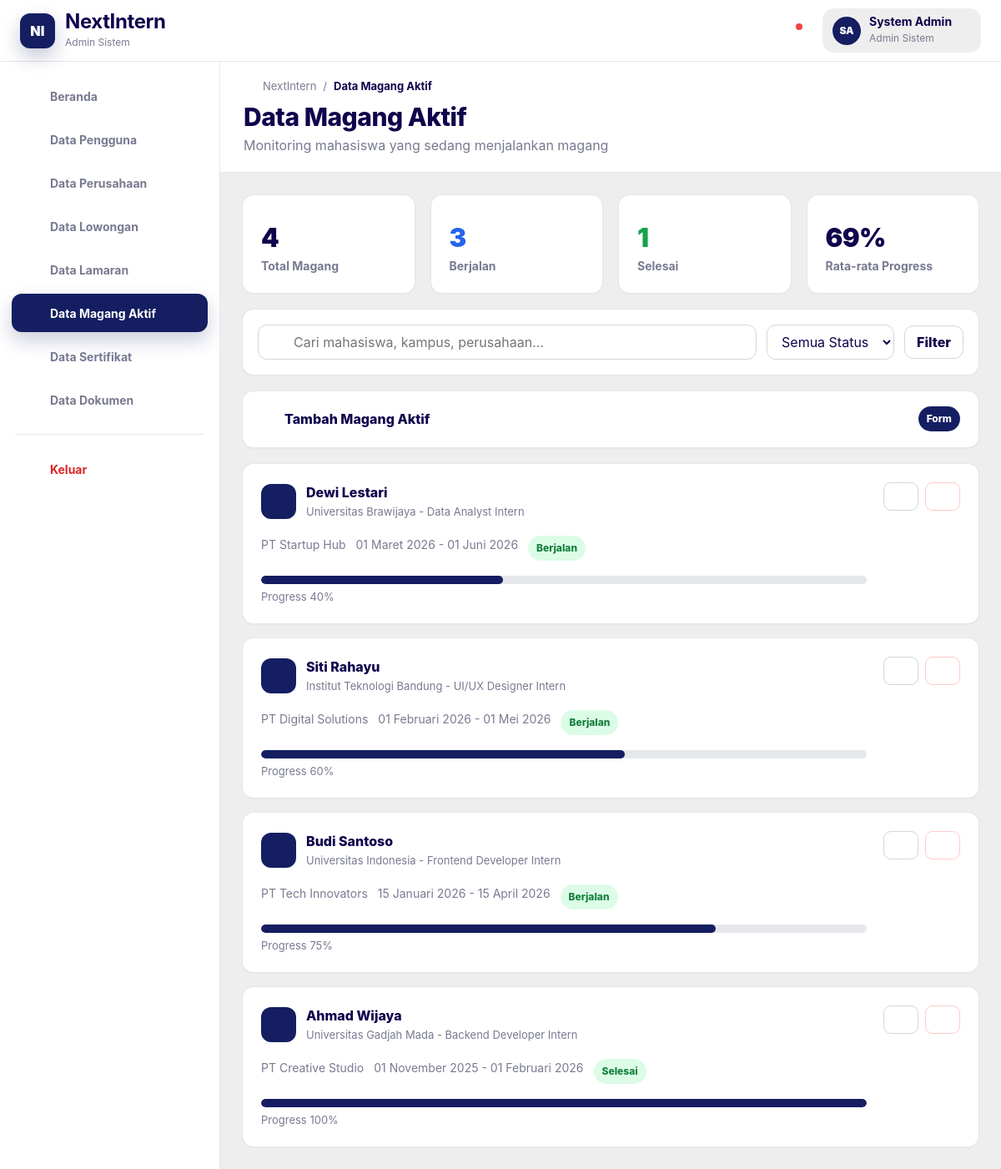
The app's page /sysadmin/active-interns.php (signed in) with its own data.
### tables this page shows
CREATE TABLE active_interns (
  id INT AUTO_INCREMENT PRIMARY KEY,
  student_id INT NULL,
  student_name VARCHAR(150) NOT NULL,
  university VARCHAR(150) NOT NULL,
  company_id INT NULL,
  company_name VARCHAR(180) NOT NULL,
  internship_id INT NULL,
  position VARCHAR(180) NOT NULL,
  start_date DATE NOT NULL,
  end_date DATE NOT NULL,
  status ENUM('ongoing','completed','terminated') NOT NULL DEFAULT 'ongoing',
  progress INT NOT NULL DEFAULT 0,
  created_at DATETIME NOT NULL DEFAULT CURRENT_TIMESTAMP,
  updated_at DATETIME NULL DEFAULT NULL ON UPDATE CURRENT_TIMESTAMP,
  CONSTRAINT fk_active_interns_student
    FOREIGN KEY (student_id) REFERENCES students(id)
    ON UPDATE CASCADE
    ON DELETE SET NULL,
  CONSTRAINT fk_active_interns_company
    FOREIGN KEY (company_id) REFERENCES companies(id)
    ON UPDATE CASCADE
    ON DELETE SET NULL,
  CONSTRAINT fk_active_interns_internship
    FOREIGN KEY (internship_id) REFERENCES internships(id)
    ON UPDATE CASCADE
    ON DELETE SET NULL,
  CONSTRAINT chk_active_progress CHECK (progress BETWEEN 0 AND 100)
);

### app/functions.php (called while the page is built, shortened)
<?php
function e($value): string
{
    return htmlspecialchars((string) $value, ENT_QUOTES, 'UTF-8');
}
function app_base_url(): string
{
    $script = str_replace('\\', '/', $_SERVER['SCRIPT_NAME'] ?? '');
    $pos = strpos($script, '/sysadmin/');
    if ($pos !== false) {
        $base = substr($script, 0, $pos);
    } else {
        $base = rtrim(str_replace('\\', '/', dirname($script)), '/');
    }
    return $base;
}
function url(string $path = ''): string
{
    return app_base_url() . '/' . ltrim($path, '/');
}
function current_user(): array
{
    return $_SESSION['user'] ?? [];
}
function status_badge_class(string $status): string
{
    $green = ['active', 'verified', 'accepted', 'issued', 'ongoing', 'completed', 'admin_approved', 'university_approved'];
    if (in_array($status, $green, true)) {
        return 'badge-green';
    }
    return 'badge-blue';
}
function status_label(string $status): string
{
    return [
        'active' => 'Aktif',
        'inactive' => 'Nonaktif',
        'verified' => 'Terverifikasi',
        'pending' => 'Menunggu',
        'rejected' => 'Ditolak',
        'accepted' => 'Diterima',
        'issued' => 'Diterbitkan',
        'revoked' => 'Dicabut',
        'ongoing' => 'Berjalan',
        'completed' => 'Selesai',
        'terminated' => 'Dihentikan',
        'university_review' => 'Review Universitas',
        'university_approved' => 'Disetujui Universitas',
        'admin_approved' => 'Disetujui Admin',
        'company_review' => 'Review Perusahaan',
        'draft' => 'Draft',
        'closed' => 'Ditutup',
    ][$status] ?? ucfirst(str_replace('_', ' ', $status));
}
function format_date_id(?string $date): string
{
    $months = [1 => 'Januari', 'Februari', 'Maret', 'April', 'Mei', 'Juni', 'Juli', 'Agustus', 'September', 'Oktober', 'November', 'Desember'];
    $time = strtotime($date);
    return date('d', $time) . ' ' . $months[(int) date('n', $time)] . ' ' . date('Y', $time);
}
function initials(string $name): string
{
    $parts = preg_split('/\s+/', trim($name));
    $letters = '';
    foreach ($parts as $p) {
        if ($p !== '') {
            $letters .= function_exists('mb_substr') ? mb_substr($p, 0, 1) : substr($p, 0, 1);
        }
        $len = function_exists('mb_strlen') ? mb_strlen($letters) : strlen($letters);
        if ($len >= 2)
            break;
    }
    return function_exists('mb_strtoupper') ? mb_strtoupper($letters ?: 'NI') : strtoupper($letters ?: 'NI');
}

### sysadmin/active-interns.php (the view, shortened to what this page needs)
<?php
require_once __DIR__ . '/../config/database.php';
require_once __DIR__ . '/../app/functions.php';
$pageTitle = 'Data Magang Aktif';
$pageSubtitle = 'Monitoring mahasiswa yang sedang menjalankan magang';
$activeMenu = 'active-interns';
$statuses = ['ongoing', 'completed', 'terminated'];
require_once __DIR__ . '/../includes/layout_start.php';
$q = trim($_GET['q'] ?? '');
$status = $_GET['status'] ?? 'all';
$where = [];
$params = [];
$stmt = $pdo->prepare("SELECT * FROM active_interns" . ($where ? ' WHERE ' . implode(' AND ', $where) : '') . " ORDER BY start_date DESC,id DESC");
$stmt->execute($params);
$rows = $stmt->fetchAll();
$stat = $pdo->query("SELECT COUNT(*) total, SUM(status='ongoing') ongoing, SUM(status='completed') completed, ROUND(AVG(progress),0) avg_progress FROM active_interns")->fetch();
?>
<div class="grid grid-4">
  <div class="card stat">
    <div class="stat-number"><?= e($stat['total'] ?? 0) ?></div>
    <div class="stat-title">Total Magang</div>
  </div>
  <div class="card stat">
    <div class="stat-number text-blue"><?= e($stat['ongoing'] ?? 0) ?></div>
    <div class="stat-title">Berjalan</div>
  </div>
  <div class="card stat">
    <div class="stat-number text-green"><?= e($stat['completed'] ?? 0) ?></div>
    <div class="stat-title">Selesai</div>
  </div>
  <div class="card stat">
    <div class="stat-number"><?= e($stat['avg_progress'] ?: 0) ?>%</div>
    <div class="stat-title">Rata-rata Progress</div>
  </div>
</div>
<div class="card mt-18">
  <form class="toolbar" method="get">
    <div class="searchbox"><?= icon_svg('search') ?><input class="input" name="q" value="<?= e($q) ?>"
        placeholder="Cari mahasiswa, kampus, perusahaan..."></div><select class="select" name="status">
      <option value="all">Semua Status</option><?php foreach ($statuses as $s): ?>
        <option value="<?= e($s) ?>" <?= $status === $s ? 'selected' : '' ?>><?= e(status_label($s)) ?></option>
      <?php endforeach; ?>
    </select><button class="btn outline">Filter</button>
  </form>
</div>
<details class="card form-panel">
  <summary><span><?= icon_svg('plus') ?> Tambah Magang Aktif</span><span class="badge badge-dark">Form</span></summary>
</details>
<div class="cards-list mt-18"><?php foreach ($rows as $r): ?>
    <div class="card record-card">
      <div style="flex:1">
        <div class="entity">
          <div class="entity-icon"><?= icon_svg('activity') ?></div>
          <div>
            <div class="entity-title"><?= e($r['student_name']) ?></div>
            <div class="entity-sub"><?= e($r['university']) ?> - <?= e($r['position']) ?></div>
          </div>
        </div>
        <div class="record-meta mt-18">
          <span><?= e($r['company_name']) ?></span><span><?= e(format_date_id($r['start_date'])) ?> -
            <?= e(format_date_id($r['end_date'])) ?></span><span
            class="badge <?= status_badge_class($r['status']) ?>"><?= e(status_label($r['status'])) ?></span></div>
        <div class="progress mt-18"><span style="width:<?= e($r['progress']) ?>%"></span></div>
        <div class="entity-sub" style="margin-top:6px">Progress <?= e($r['progress']) ?>%</div>
      </div>
      <div class="actions"><a class="btn outline sm"
          href="<?= e(url('sysadmin/active-interns.php?edit=' . $r['id'])) ?>"><?= icon_svg('edit') ?></a>
        <form method="post"><input type="hidden" name="action" value="delete"><input type="hidden" name="id"
            value="<?= e($r['id']) ?>"><button class="btn danger sm" type="submit"><?= icon_svg('trash') ?></button>
        </form>
      </div>
    </div><?php endforeach; ?>
</div>
<?php require_once __DIR__ . '/../includes/layout_end.php'; ?>

### includes/layout_start.php (shortened to what this page needs)
<?php
require_once __DIR__ . '/../app/functions.php';
require_once __DIR__ . '/../app/icons.php';
$user = current_user();
$activeMenu = $activeMenu ?? 'dashboard';
$pageTitle = $pageTitle ?? 'Dashboard Admin Sistem';
$pageSubtitle = $pageSubtitle ?? 'Kelola sistem NextIntern';
$menuItems = [
  ['key' => 'dashboard', 'label' => 'Beranda', 'path' => 'sysadmin/dashboard.php', 'icon' => 'home'],
  ['key' => 'users', 'label' => 'Data Pengguna', 'path' => 'sysadmin/users.php', 'icon' => 'users'],
  ['key' => 'companies', 'label' => 'Data Perusahaan', 'path' => 'sysadmin/companies.php', 'icon' => 'building'],
  ['key' => 'internships', 'label' => 'Data Lowongan', 'path' => 'sysadmin/internships.php', 'icon' => 'briefcase'],
  ['key' => 'applications', 'label' => 'Data Lamaran', 'path' => 'sysadmin/applications.php', 'icon' => 'file'],
  ['key' => 'active-interns', 'label' => 'Data Magang Aktif', 'path' => 'sysadmin/active-interns.php', 'icon' => 'activity'],
  ['key' => 'certificates', 'label' => 'Data Sertifikat', 'path' => 'sysadmin/certificates.php', 'icon' => 'award'],
  ['key' => 'documents', 'label' => 'Data Dokumen', 'path' => 'sysadmin/documents.php', 'icon' => 'file'],
];
?>
<!doctype html>
<html lang="id">
<head>
  <link rel="stylesheet" href="<?= e(url('assets/css/style.css')) ?>">
</head>
<body>
  <div class="admin-app">
    <header class="topbar">
      <a href="<?= e(url('sysadmin/dashboard.php')) ?>" class="brand" aria-label="NextIntern Admin Sistem">
        <span class="brand-mark">NI</span>
        <span class="brand-text">
          <strong>NextIntern</strong>
          <small>Admin Sistem</small>
        </span>
      </a>
      <div class="topbar-right">
        <span class="notification-dot" title="Notifikasi"><?= icon_svg('bell') ?></span>
        <div class="profile-chip">
          <span class="avatar"><?= e(initials($user['name'] ?? 'Admin')) ?></span>
          <span>
            <b><?= e($user['name'] ?? 'System Admin') ?></b>
            <small><?= e($user['role_name'] ?? 'Admin Sistem') ?></small>
          </span>
        </div>
      </div>
    </header>
    <aside class="sidebar">
      <nav class="side-nav" aria-label="Menu Admin Sistem">
        <?php foreach ($menuItems as $item): ?>
          <a class="side-link <?= $activeMenu === $item['key'] ? 'active' : '' ?>" href="<?= e(url($item['path'])) ?>">
            <?= icon_svg($item['icon']) ?>
            <span><?= e($item['label']) ?></span>
          </a>
        <?php endforeach; ?>
        <div class="side-divider"></div>
        <a class="side-link danger" href="<?= e(url('logout.php')) ?>">
          <?= icon_svg('logout') ?>
          <span>Keluar</span>
        </a>
      </nav>
    </aside>
    <main class="main">
      <section class="page-head">
        <div class="breadcrumbs">
          <?= icon_svg('home', 'icon tiny') ?>
          <span>NextIntern</span>
          <span>/</span>
          <strong><?= e($pageTitle) ?></strong>
        </div>
        <h1><?= e($pageTitle) ?></h1>
        <p><?= e($pageSubtitle) ?></p>
      </section>
      <section class="content">

### app/icons.php
<?php
function icon_svg(string $name, string $class = 'icon'): string
{
    $paths = [
        'home' => '<path d="M3 10.5 12 3l9 7.5"/><path d="M5 10v10h5v-6h4v6h5V10"/>',
        'users' => '<path d="M16 21v-2a4 4 0 0 0-4-4H6a4 4 0 0 0-4 4v2"/><circle cx="9" cy="7" r="4"/><path d="M22 21v-2a4 4 0 0 0-3-3.87"/><path d="M16 3.13a4 4 0 0 1 0 7.75"/>',
        'database' => '<ellipse cx="12" cy="5" rx="9" ry="3"/><path d="M3 5v14c0 1.66 4.03 3 9 3s9-1.34 9-3V5"/><path d="M3 12c0 1.66 4.03 3 9 3s9-1.34 9-3"/>',
        'briefcase' => '<rect x="2" y="7" width="20" height="14" rx="2"/><path d="M16 7V5a2 2 0 0 0-2-2h-4a2 2 0 0 0-2 2v2"/><path d="M2 13h20"/>',
        'file' => '<path d="M14 2H6a2 2 0 0 0-2 2v16a2 2 0 0 0 2 2h12a2 2 0 0 0 2-2V8z"/><path d="M14 2v6h6"/><path d="M8 13h8"/><path d="M8 17h8"/>',
        'activity' => '<path d="M22 12h-4l-3 8L9 4l-3 8H2"/>',
        'award' => '<circle cx="12" cy="8" r="6"/><path d="M15.5 13.2 17 22l-5-3-5 3 1.5-8.8"/>',
        'bell' => '<path d="M18 8A6 6 0 0 0 6 8c0 7-3 7-3 9h18c0-2-3-2-3-9"/><path d="M13.73 21a2 2 0 0 1-3.46 0"/>',
        'user' => '<circle cx="12" cy="8" r="4"/><path d="M4 22a8 8 0 0 1 16 0"/>',
        'logout' => '<path d="M9 21H5a2 2 0 0 1-2-2V5a2 2 0 0 1 2-2h4"/><path d="M16 17l5-5-5-5"/><path d="M21 12H9"/>',
        'search' => '<circle cx="11" cy="11" r="8"/><path d="m21 21-4.3-4.3"/>',
        'plus' => '<path d="M12 5v14"/><path d="M5 12h14"/>',
        'edit' => '<path d="M12 20h9"/><path d="M16.5 3.5a2.1 2.1 0 0 1 3 3L7 19l-4 1 1-4Z"/>',
        'trash' => '<path d="M3 6h18"/><path d="M8 6V4h8v2"/><path d="M19 6l-1 14H6L5 6"/>',
        'eye' => '<path d="M2 12s4-7 10-7 10 7 10 7-4 7-10 7S2 12 2 12Z"/><circle cx="12" cy="12" r="3"/>',
        'download' => '<path d="M12 3v12"/><path d="m7 10 5 5 5-5"/><path d="M5 21h14"/>',
        'building' => '<path d="M3 21h18"/><path d="M5 21V3h14v18"/><path d="M9 7h1"/><path d="M14 7h1"/><path d="M9 11h1"/><path d="M14 11h1"/><path d="M9 15h1"/><path d="M14 15h1"/>',
        'calendar' => '<rect x="3" y="4" width="18" height="18" rx="2"/><path d="M16 2v4"/><path d="M8 2v4"/><path d="M3 10h18"/>',
        'check' => '<path d="M20 6 9 17l-5-5"/>',
        'x' => '<path d="M18 6 6 18"/><path d="m6 6 12 12"/>',
        'shield' => '<path d="M12 22s8-4 8-10V5l-8-3-8 3v7c0 6 8 10 8 10Z"/>',
        'menu' => '<path d="M4 6h16"/><path d="M4 12h16"/><path d="M4 18h16"/>',
    ];
    $body = $paths[$name] ?? $paths['file'];
    return '<svg class="' . e($class) . '" viewBox="0 0 24 24" fill="none" stroke="currentColor" stroke-width="2" stroke-linecap="round" stroke-linejoin="round" aria-hidden="true">' . $body . '</svg>';
}

### includes/layout_end.php
</section>
</main>
</div>
</body>
</html>

### records on screen
active_interns: student_name "Dewi Lestari", university "Universitas Brawijaya", position "Data Analyst Intern", company_name "PT Startup Hub", start_date "01 Maret 2026", end_date "01 Juni 2026", status "Berjalan", progress "40"
active_interns: student_name "Siti Rahayu", university "Institut Teknologi Bandung", position "UI/UX Designer Intern", company_name "PT Digital Solutions", start_date "01 Februari 2026", end_date "01 Mei 2026", status "Berjalan", progress "60"
active_interns: student_name "Budi Santoso", university "Universitas Indonesia", position "Frontend Developer Intern", company_name "PT Tech Innovators", start_date "15 Januari 2026", end_date "15 April 2026", status "Berjalan", progress "75"
active_interns: student_name "Ahmad Wijaya", university "Universitas Gadjah Mada", position "Backend Developer Intern", company_name "PT Creative Studio", start_date "01 November 2025", end_date "01 Februari 2026", status "Selesai", progress "100"

### other values on screen
initials($user['name'] ?? 'Admin') "SA"
$user['name'] "System Admin"
$user['role_name'] "Admin Sistem"
$item['label'] "Beranda"
$item['label'] "Data Pengguna"
$item['label'] "Data Perusahaan"
$item['label'] "Data Lowongan"
$item['label'] "Data Lamaran"
$item['label'] "Data Magang Aktif"
$item['label'] "Data Sertifikat"
$item['label'] "Data Dokumen"
$pageTitle "Data Magang Aktif"
$pageSubtitle "Monitoring mahasiswa yang sedang menjalankan magang"
$stat['total'] "4"
$stat['ongoing'] "3"
